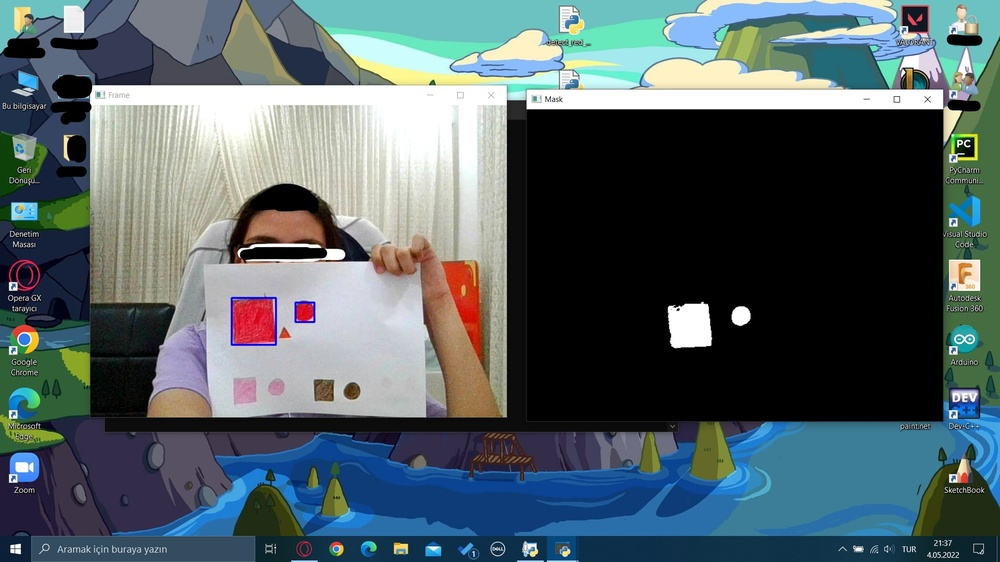
#> input picture working.jpg, 1000 x 562 px, shrunk from 1920 x 1080 before the run, given in place of the camera
$ python detect_red_pixels.py
#> lines starting #> are read from the running program, lines starting #| are printed output that depends on the picture; after the words box and inside, x2 and y2 are one past the last pixel; in counts of white or black regions, pixels touching at a corner belong together
import cv2
import numpy as np

cap = cv2.VideoCapture(0)

while True:
    ret, img = cap.read()
#> img is the input picture: shape (562, 1000, 3); mean B, G, R 102.3, 98.2, 83.4
    hsv = cv2.cvtColor(img, cv2.COLOR_BGR2HSV)
#> hsv: shape (562, 1000, 3); mean H, S, V 59.8, 76.5, 112.4
    lower = np.array([161,155,84])
    upper = np.array([179,255,255])
    mask = cv2.inRange(hsv, lower, upper)
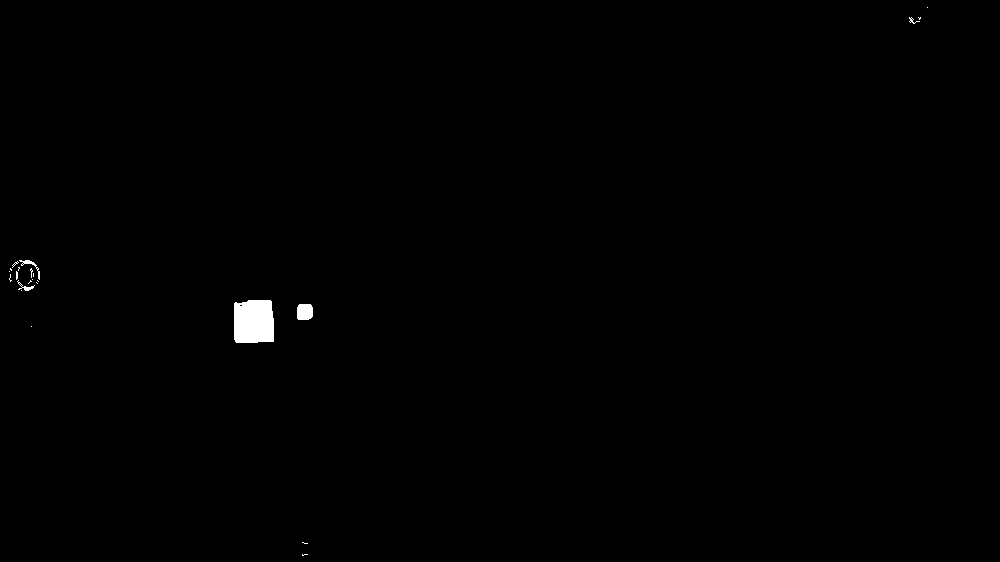
#> mask: shape (562, 1000); 0.38% white; 23 white regions (18 under 20 px)
    cnts, hei = cv2.findContours(mask, cv2.RETR_EXTERNAL, cv2.CHAIN_APPROX_NONE)
#> cnts = 23 contours, 19 with area under 20; largest, box (x1, y1, x2, y2) and area: (234, 300, 274, 343) 1560, (297, 304, 313, 320) 213, (19, 260, 40, 280) 48, (17, 280, 35, 291) 32; hei = 23 rows, first 6: [1, -1, -1, -1], [2, 0, -1, -1], [3, 1, -1, -1], [4, 2, -1, -1], [5, 3, -1, -1], [6, 4, -1, -1]
    for c in cnts:
        area = cv2.contourArea(c)
        if area > 300:
            x, y, w, h = cv2.boundingRect(c)
            cv2.rectangle(img, (x,y), (x+w, y+h), (255, 0, 0), 2)
#> this loop made 23 passes
#> (area, x, y, w, h) on pass 5: (1559.5, 234, 300, 40, 43)
#> area on passes 4, 10, 20: 213, 31.5, 47.5
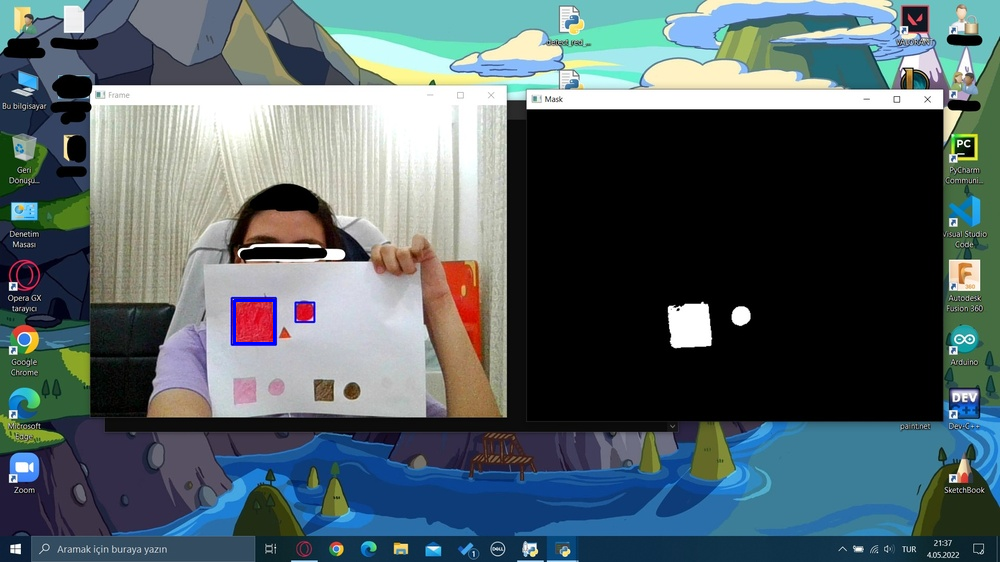
#> img: shape (562, 1000, 3); 0.09% of pixels changed, all inside (x1, y1, x2, y2) = (233, 299, 276, 345)
    cv2.imshow("Frame", img)
    cv2.imshow("Mask", mask)

    cv2.waitKey(1)
